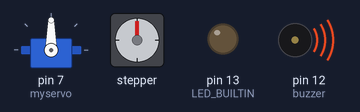
The sketch below on a simulated Arduino Uno, built with avr-gcc and run on an emulated ATmega328P. On the bench: servo, stepper motor, output pins drawn as LEDs (lit = HIGH), buzzer (waves = sounding). Stepper angles assume 2048 steps per turn.

Above: at 0.9 s.
At 72.0 s:
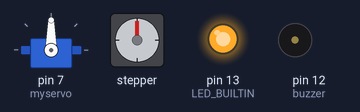
At 73.0 s:
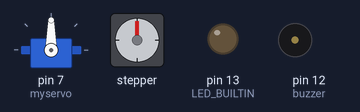
At 81.0 s:
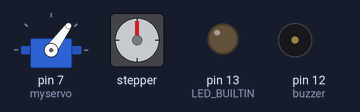
At 92.1 s:
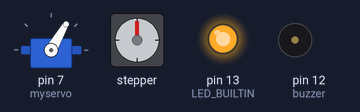
At 111.3 s:
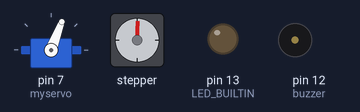
Timing chart, 0 to 111.9 s (numbered marks = the images above):
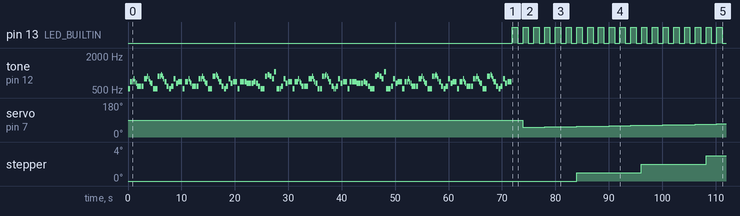

Measured:
- by itself, pin 13 (LED_BUILTIN): alternates HIGH for 1.0 s and LOW for 1.0 s
- by itself, servo on pin 7 (myservo): 90° → 51° at 73.9 s, → 52° 2.0 s later, → 53° 2.0 s later, → 54° 2.0 s later, … (19 changes in this stretch)

The sketch:

LokaverkefniVESM.ino
```cpp
#include <pitches.h>
#include <AccelStepper.h>
#include <Servo.h>
#define FULLSTEP 4

//Lagið
int tempo = 140;
int buzzer = 12;
int melody[] = {
  NOTE_C5,4, //1
  NOTE_F5,4, NOTE_F5,8, NOTE_G5,8, NOTE_F5,8, NOTE_E5,8,
  NOTE_D5,4, NOTE_D5,4, NOTE_D5,4,
  NOTE_G5,4, NOTE_G5,8, NOTE_A5,8, NOTE_G5,8, NOTE_F5,8,
  NOTE_E5,4, NOTE_C5,4, NOTE_C5,4,
  NOTE_A5,4, NOTE_A5,8, NOTE_AS5,8, NOTE_A5,8, NOTE_G5,8,
  NOTE_F5,4, NOTE_D5,4, NOTE_C5,8, NOTE_C5,8,
  NOTE_D5,4, NOTE_G5,4, NOTE_E5,4,

  NOTE_F5,2, NOTE_C5,4, //8
  NOTE_F5,4, NOTE_F5,8, NOTE_G5,8, NOTE_F5,8, NOTE_E5,8,
  NOTE_D5,4, NOTE_D5,4, NOTE_D5,4,
  NOTE_G5,4, NOTE_G5,8, NOTE_A5,8, NOTE_G5,8, NOTE_F5,8,
  NOTE_E5,4, NOTE_C5,4, NOTE_C5,4,
  NOTE_A5,4, NOTE_A5,8, NOTE_AS5,8, NOTE_A5,8, NOTE_G5,8,
  NOTE_F5,4, NOTE_D5,4, NOTE_C5,8, NOTE_C5,8,
  NOTE_D5,4, NOTE_G5,4, NOTE_E5,4,
  NOTE_F5,2, NOTE_C5,4,

  NOTE_F5,4, NOTE_F5,4, NOTE_F5,4,//17
  NOTE_E5,2, NOTE_E5,4,
  NOTE_F5,4, NOTE_E5,4, NOTE_D5,4,
  NOTE_C5,2, NOTE_A5,4,
  NOTE_AS5,4, NOTE_A5,4, NOTE_G5,4,
  NOTE_C6,4, NOTE_C5,4, NOTE_C5,8, NOTE_C5,8,
  NOTE_D5,4, NOTE_G5,4, NOTE_E5,4,
  NOTE_F5,2, NOTE_C5,4,
  NOTE_F5,4, NOTE_F5,8, NOTE_G5,8, NOTE_F5,8, NOTE_E5,8,
  NOTE_D5,4, NOTE_D5,4, NOTE_D5,4,

  NOTE_G5,4, NOTE_G5,8, NOTE_A5,8, NOTE_G5,8, NOTE_F5,8, //27
  NOTE_E5,4, NOTE_C5,4, NOTE_C5,4,
  NOTE_A5,4, NOTE_A5,8, NOTE_AS5,8, NOTE_A5,8, NOTE_G5,8,
  NOTE_F5,4, NOTE_D5,4, NOTE_C5,8, NOTE_C5,8,
  NOTE_D5,4, NOTE_G5,4, NOTE_E5,4,
  NOTE_F5,2, NOTE_C5,4,
  NOTE_F5,4, NOTE_F5,4, NOTE_F5,4,
  NOTE_E5,2, NOTE_E5,4,
  NOTE_F5,4, NOTE_E5,4, NOTE_D5,4,

  NOTE_C5,2, NOTE_A5,4,//36
  NOTE_AS5,4, NOTE_A5,4, NOTE_G5,4,
  NOTE_C6,4, NOTE_C5,4, NOTE_C5,8, NOTE_C5,8,
  NOTE_D5,4, NOTE_G5,4, NOTE_E5,4,
  NOTE_F5,2, NOTE_C5,4,
  NOTE_F5,4, NOTE_F5,8, NOTE_G5,8, NOTE_F5,8, NOTE_E5,8,
  NOTE_D5,4, NOTE_D5,4, NOTE_D5,4,
  NOTE_G5,4, NOTE_G5,8, NOTE_A5,8, NOTE_G5,8, NOTE_F5,8,
  NOTE_E5,4, NOTE_C5,4, NOTE_C5,4,

  NOTE_A5,4, NOTE_A5,8, NOTE_AS5,8, NOTE_A5,8, NOTE_G5,8,//45
  NOTE_F5,4, NOTE_D5,4, NOTE_C5,8, NOTE_C5,8,
  NOTE_D5,4, NOTE_G5,4, NOTE_E5,4,
  NOTE_F5,2, NOTE_C5,4,
  NOTE_F5,4, NOTE_F5,8, NOTE_G5,8, NOTE_F5,8, NOTE_E5,8,
  NOTE_D5,4, NOTE_D5,4, NOTE_D5,4,
  NOTE_G5,4, NOTE_G5,8, NOTE_A5,8, NOTE_G5,8, NOTE_F5,8,
  NOTE_E5,4, NOTE_C5,4, NOTE_C5,4,

  NOTE_A5,4, NOTE_A5,8, NOTE_AS5,8, NOTE_A5,8, NOTE_G5,8, //53
  NOTE_F5,4, NOTE_D5,4, NOTE_C5,8, NOTE_C5,8,
  NOTE_D5,4, NOTE_G5,4, NOTE_E5,4,
  NOTE_F5,2
};
int notes = sizeof(melody) / sizeof(melody[0]) / 2;
int wholenote = (60000 * 4) / tempo;
int divider = 0, noteDuration = 0;


//Mótorar
AccelStepper myStepper(FULLSTEP,  8,  10,  9,  11);
Servo myservo;
int pos  =  50;
bool direction  =  true;
void setup()  {
    //LED
    pinMode(LED_BUILTIN, OUTPUT);
    int led = A5;
    int led2 = A4;
    int led4 = A3;
    int led3 = A2;

    //Stepper og Servo
    myStepper.setMaxSpeed(1000.0);
    myStepper.setAcceleration(50.0);
    myStepper.setSpeed(200);
    myStepper.moveTo(400);
    myservo.attach(7);

    //Lagið
    for (int thisNote = 0; thisNote < notes * 2; thisNote = thisNote + 2) {
      divider = melody[thisNote + 1];
      if (divider > 0) {
        noteDuration = (wholenote) / divider;
      } else if (divider < 0) {
        noteDuration = (wholenote) / abs(divider);
        noteDuration *= 1.5;
      }
      tone(buzzer, melody[thisNote], noteDuration * 0.9);
      delay(noteDuration);
      noTone(buzzer);
    }
}
void loop()  {
    //LEDs
    digitalWrite(LED_BUILTIN, HIGH);
    delay(1000);
    digitalWrite(LED_BUILTIN, LOW);
    delay(1000);
    // Stepper
    if  (myStepper.distanceToGo()  ==  0)
    myStepper.moveTo(-myStepper.currentPosition());
    myStepper.run();
    if (direction) {
        pos++;
    } else  {
        pos--;
    }
    if (pos  ==  50  ||  pos  ==  120) {
        direction  =  !direction;
    }
    myservo.write(pos);
    delay(15);
}
```
